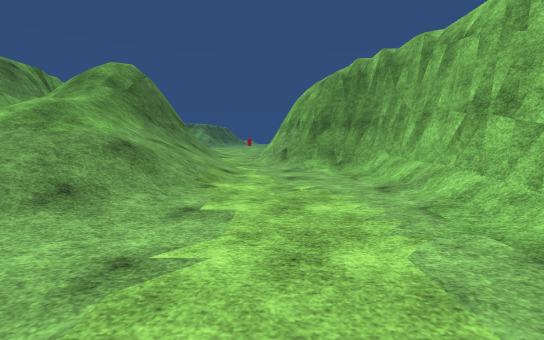
view 1 (above)

22 first-person views from a walk through a Unity game level. The camera is 1.4 m above the floor, tilts 6° down and sees 90° across. The floor is counted in squares, 2 m on a side. Each view is taken from the middle of a square. On the plan, view 1 faces up. The plan holds only what a view shows up to about 9 squares ahead; the rest is blank. The place goes on beyond the plan. The player is left out. Surface patterns are stand-ins for the level's own textures.

view 2
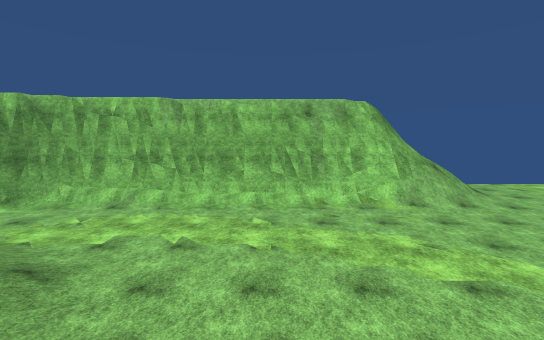

view 3
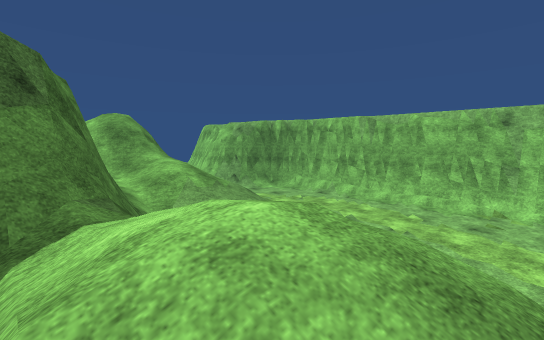

view 4
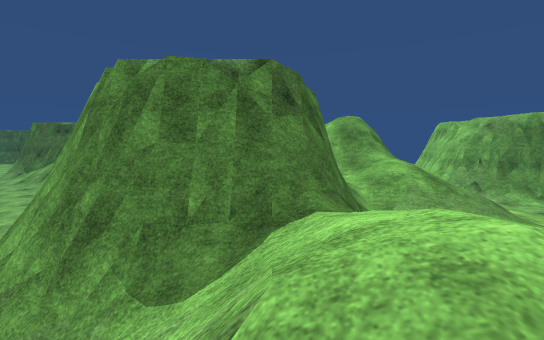

view 5
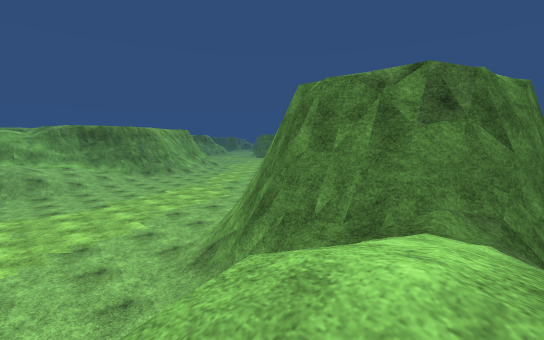

view 6
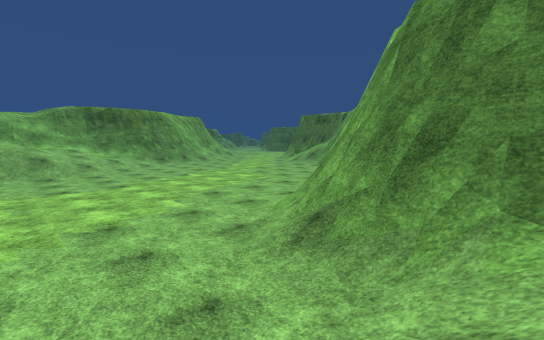

view 7
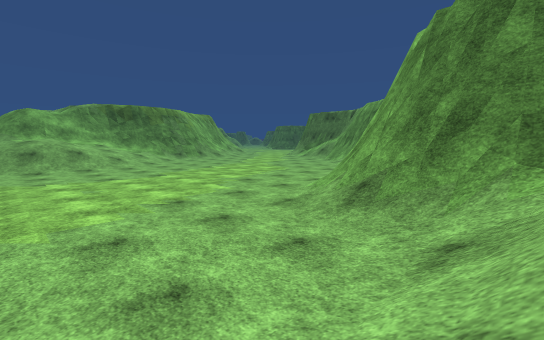

view 8
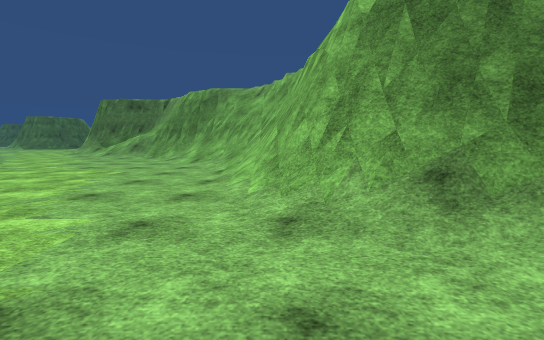

view 9
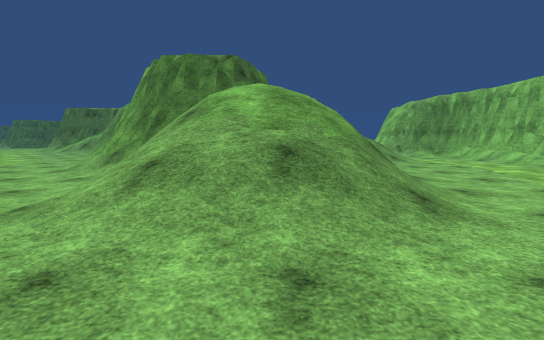

view 10
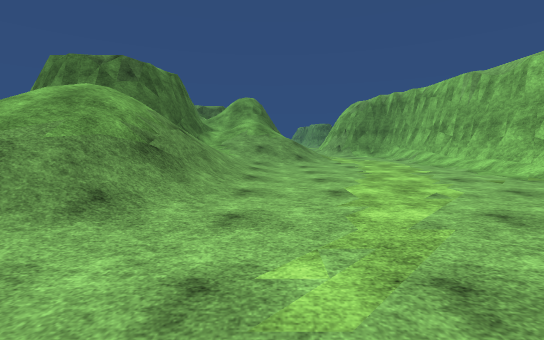

view 11
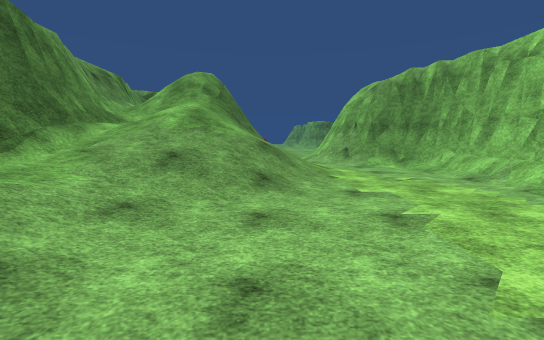

view 12
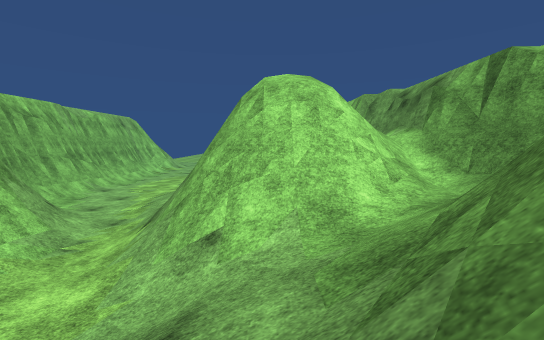

view 13
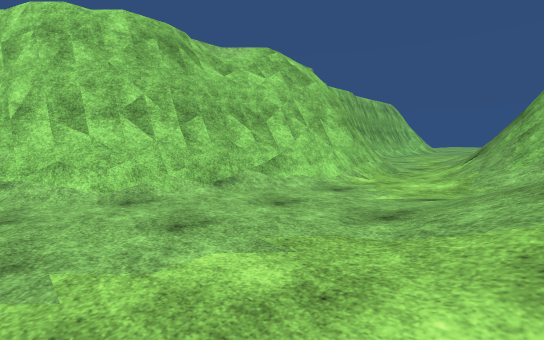

view 14
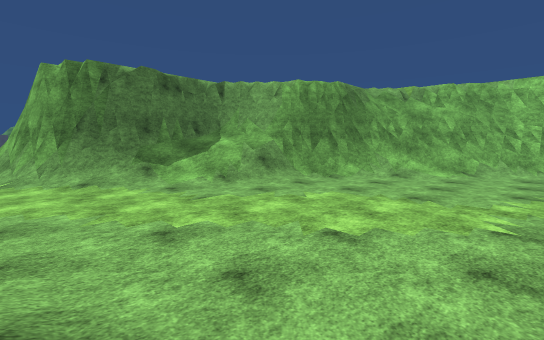

view 15
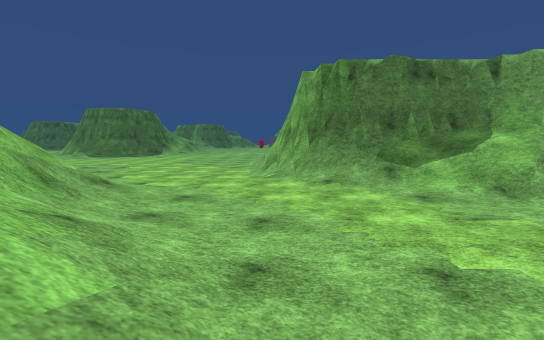

view 16
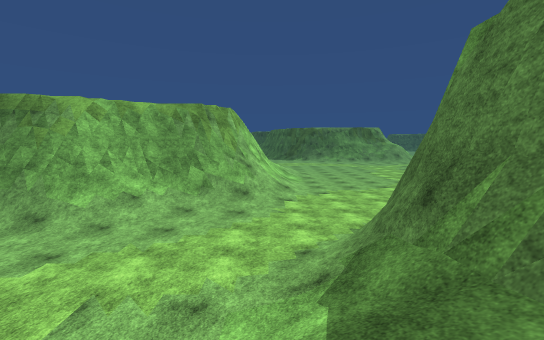

view 17
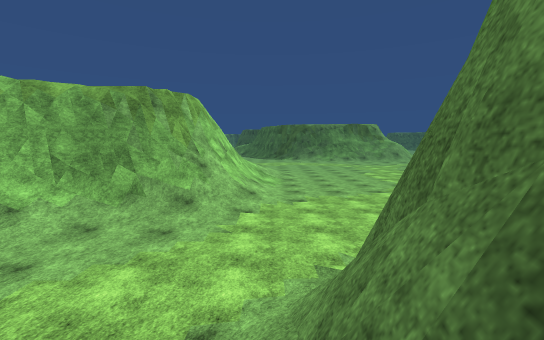

view 18
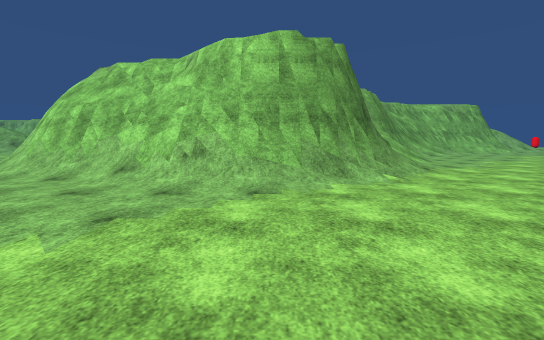

view 19
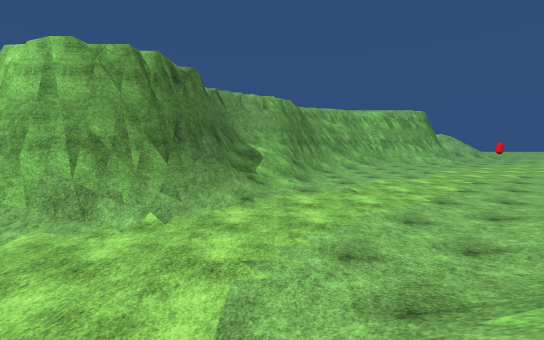

view 20
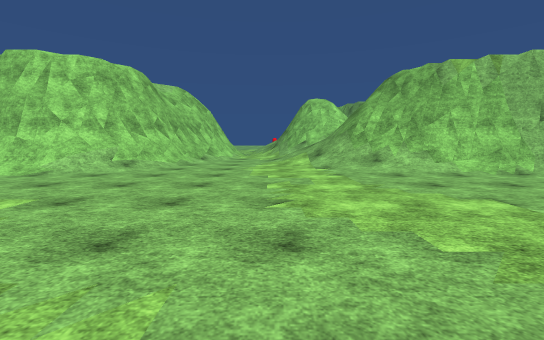

view 21
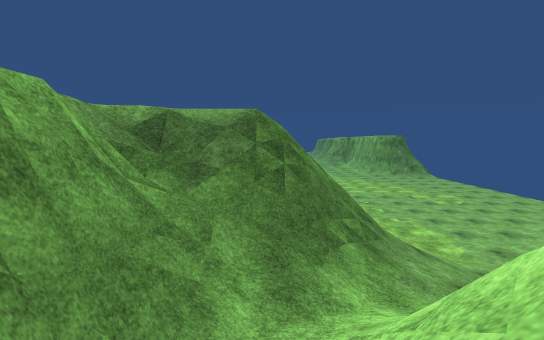

view 22
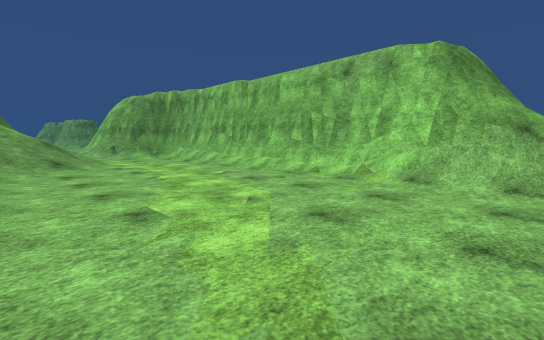

### Floor plan
Key: @ floor where view 1 was taken; # wall or solid block; . main floor; : floor 5 m higher than the main floor; + floor 5.5 m higher than the main floor; * floor 5.75 m higher than the main floor; % floor 6 m higher than the main floor; / step, stairs or slope; = window, fence, low wall or low ledge; v drop or lower ground.
Columns run from 28 left of view 1 to 5 right of it. Each row starts with its distance up from view 1.
 22                           .
 21        /#               .....
 20       .##:              .....
 19      ./##*             .......
 18     ../#v%            .........
 17   ...//#v            ...........
 16 ...../##            #///......//#
 15 ...../#v           v###///.../###
 14 ......##             %##//.../#
 13 ....../####v%         #=///..##
 12 ///....////##       %###///./#
 11 #=//....////#       +==///..##
 10 ##///....///##v      #/////.##
  9  ###//....../####    #/=##=.##
  8  %v#//.......///#    #///##/###
  7   /##//.......//#=%  =///#///##
  6   %##=/......../##v  #//////..##
  5    %v#/........./#v  ##/////../#
  4     v    ......./#v   #/////../#
  3           ....../#v   #/////../#
  2            ......## %%#////.../#
  1           ......./##### //..../#
  0          /........///////...@./#
 -1         //.........//////...../#
 -2         //.........//////...../#
 -3         //........../////...../##
 -4                     ////......//##
 -5                     ..........///
 -6                       .  .   .//

Positions as (right, up) in squares from view 1, and headings:
1: (0, 0), facing up
2: (-5, 0), facing right
3: (-7, -2), facing up-right
4: (-7, -2), facing up
5: (-6, -2), facing up-left
6: (-8, -2), facing up-left
7: (-8, -3), facing up-left
8: (-11, -2), facing up
9: (-6, -6), facing up
10: (-3, -6), facing up
11: (-2, -1), facing up
12: (-4, 13), facing down
13: (-3, 15), facing down-right
14: (-22, 5), facing up-right
15: (-22, 6), facing up
16: (-17, 11), facing left
17: (-19, 12), facing left
18: (-27, 15), facing right
19: (-26, 11), facing right
20: (-2, 22), facing down
21: (-6, 8), facing up
22: (-3, -5), facing up-right
